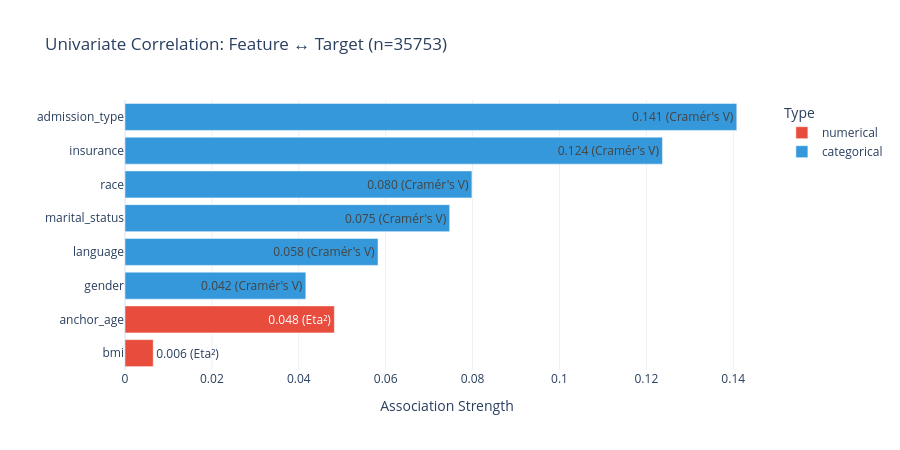

Source (notebook cell):
### Markdown cell above
## 8.1 Univariate Correlation (Feature ↔ Target)

### Code cell
# Univariate Correlation: How strongly does each feature alone relate to the target?
from scipy.stats import chi2_contingency

def cramers_v(x, y):
    """Cramér's V: Association for categorical × categorical (0 = none, 1 = perfect)."""
    ct = pd.crosstab(x, y)
    chi2 = chi2_contingency(ct)[0]
    n = len(x)
    min_dim = min(ct.shape) - 1
    if min_dim == 0 or n == 0:
        return 0.0
    return np.sqrt(chi2 / (n * min_dim))

def eta_squared(feature_values, target_values):
    """Eta²: Effect size for numerical × categorical (ANOVA). 0 = none, 1 = perfect."""
    groups = [feature_values[target_values == c].dropna() for c in sorted(target_values.unique())]
    groups = [g for g in groups if len(g) > 0]
    if len(groups) < 2:
        return 0.0
   
    grand_mean = feature_values.dropna().mean()
    ss_between = sum(len(g) * (g.mean() - grand_mean)**2 for g in groups)
    ss_total = ((feature_values.dropna() - grand_mean)**2).sum()
    if ss_total == 0:
        return 0.0
    return ss_between / ss_total

# Compute correlation for each feature
df_val_pd = X_val.copy()
df_val_pd['target'] = y_val

correlation_results = []
for feature in FEATURE_COLS:
    if feature in CAT_COLS:
        corr = cramers_v(df_val_pd[feature], df_val_pd['target'])
        method = "Cramér's V"
    else:
        corr = eta_squared(df_val_pd[feature], df_val_pd['target'])
        method = "Eta²"
    correlation_results.append({
        'Feature': feature,
        'Correlation': corr,
        'Method': method,
        'Type': 'categorical' if feature in CAT_COLS else 'numerical'
    })

df_corr = pd.DataFrame(correlation_results).sort_values('Correlation', ascending=False)

log.info("\nUnivariate Correlation (Feature → Target):\n")
log.info(df_corr.to_string(index=False, float_format='{:.4f}'.format))

# Plot
fig_corr = px.bar(
    df_corr.sort_values('Correlation'),
    x='Correlation', y='Feature', orientation='h',
    color='Type',
    color_discrete_map={'categorical': '#3498db', 'numerical': '#e74c3c'},
    text=df_corr.sort_values('Correlation').apply(
        lambda r: f"{r['Correlation']:.3f} ({r['Method']})", axis=1
    ),
    title=f"Univariate Correlation: Feature ↔ Target (n={len(y_val)})",
    labels={'Correlation': 'Association Strength', 'Feature': ''},
    template='plotly_white'
)
fig_corr.update_layout(height=450)
show_and_save(fig_corr, "correlation_univariate")

### Figure 1 — Plotly figure (JSON) as saved in the notebook; plotly's stock layout.template omitted (floating-point values rounded to 4 significant figures)
{"data": [{"hovertemplate": "Type=numerical<br>Association Strength=%{x}<br>=%{y}<br>text=%{text}<extra></extra>", "legendgroup": "numerical", "marker": {"color": "#e74c3c", "pattern": {"shape": ""}}, "name": "numerical", "orientation": "h", "showlegend": true, "text": ["0.006 (Eta²)", "0.048 (Eta²)"], "textposition": "auto", "type": "bar", "x": [0.006497, 0.04819], "xaxis": "x", "y": ["bmi", "anchor_age"], "yaxis": "y"}, {"hovertemplate": "Type=categorical<br>Association Strength=%{x}<br>=%{y}<br>text=%{text}<extra></extra>", "legendgroup": "categorical", "marker": {"color": "#3498db", "pattern": {"shape": ""}}, "name": "categorical", "orientation": "h", "showlegend": true, "text": ["0.042 (Cramér's V)", "0.058 (Cramér's V)", "0.075 (Cramér's V)", "0.080 (Cramér's V)", "0.124 (Cramér's V)", "0.141 (Cramér's V)"], "textposition": "auto", "type": "bar", "x": [0.04162, 0.05823, 0.07473, 0.07985, 0.1237, 0.1408], "xaxis": "x", "y": ["gender", "language", "marital_status", "race", "insurance", "admission_type"], "yaxis": "y"}], "layout": {"barmode": "relative", "height": 450, "legend": {"title": {"text": "Type"}, "tracegroupgap": 0}, "title": {"text": "Univariate Correlation: Feature ↔ Target (n=35753)"}, "xaxis": {"anchor": "y", "domain": [0, 1], "title": {"text": "Association Strength"}}, "yaxis": {"anchor": "x", "domain": [0, 1], "title": {"text": ""}}}}
